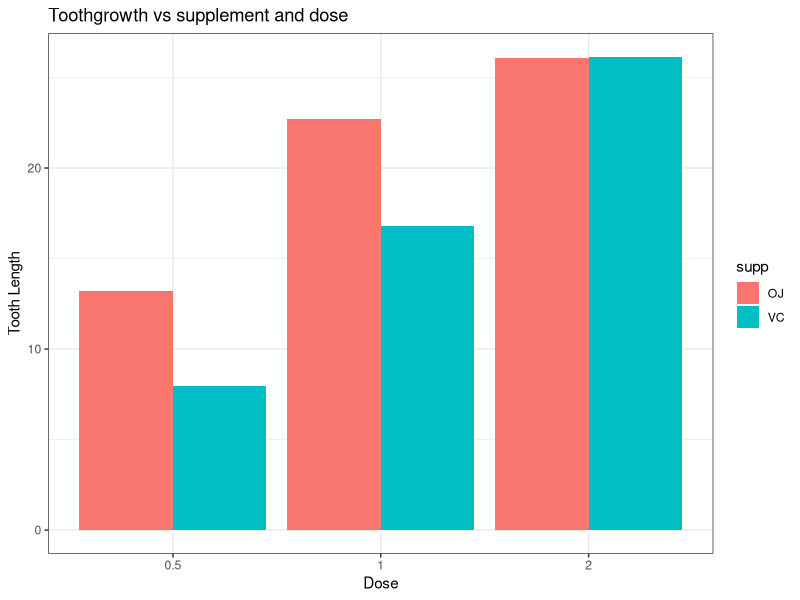

The R source for this figure:
## ---- chunk 1
library(datasets)
data(ToothGrowth)
ToothGrowth$dose=as.factor(ToothGrowth$dose)
## ---- chunk 2
summary(ToothGrowth)
## ---- chunk 3
aggMean=aggregate(len~supp+dose, data=ToothGrowth, mean)
aggSD=aggregate(len~supp+dose, data=ToothGrowth, sd)
aggMean
## ---- chunk 4
suppOJ=subset(ToothGrowth, supp=="OJ")
suppVC=subset(ToothGrowth, supp=="VC")
t.test(suppOJ$len,suppVC$len,paired=F, var.equal=T)
## ---- chunk 5
dose0.5 = subset(ToothGrowth,dose==0.5)
dose1.0 = subset(ToothGrowth,dose==1.0)
dose2.0 = subset(ToothGrowth,dose==2.0)
t.test(dose1.0$len, dose0.5$len, paired=F, var.equal=T)
t.test(dose2.0$len, dose0.5$len, paired=F, var.equal=T)
t.test(dose2.0$len, dose1.0$len, paired=F, var.equal=T)
## ---- chunk 6
library(ggplot2)
ggplot(data=aggMean,aes(x=as.factor(dose), y=len,fill=supp))+geom_bar(stat="identity",position=position_dodge())+theme_bw()+labs(title="Toothgrowth vs supplement and dose", x="Dose",y="Tooth Length")
